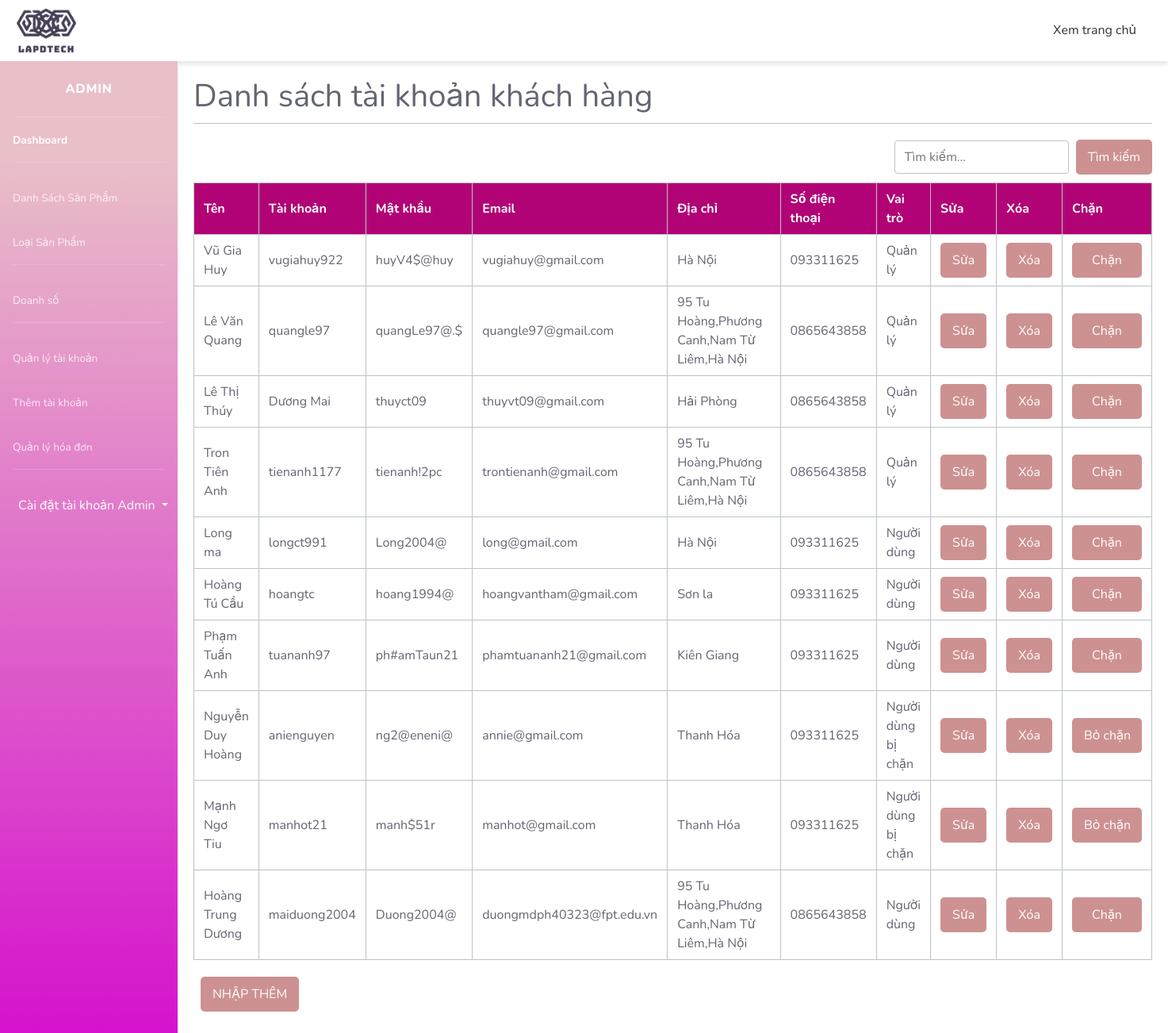
Page /admin/index.php?act=showaccount (signed in) on the committed database.
### tables this page shows
CREATE TABLE `account` (
  `acc_id` int(11) NOT NULL,
  `acc_user` varchar(255) NOT NULL,
  `acc_pass` varchar(255) NOT NULL,
  `acc_email` varchar(255) NOT NULL,
  `acc_name` varchar(255) NOT NULL,
  `acc_address` varchar(255) NOT NULL,
  `acc_tel` varchar(255) NOT NULL,
  `role` int(11) NOT NULL
);

CREATE TABLE `role_of_account` (
  `role_id` int(11) NOT NULL,
  `role_name` varchar(255) NOT NULL
);

### admin/controllers/admin.php (called while the page is built, shortened)
<?php
include "layout/hearder.php";
include "layout/slide.php";
include "Model/pdo.php";
include "Model/account.php";
?>

### admin/Model/pdo.php (called while the page is built, shortened)
<?php
function pdo_get_connection(){
    $servername = "localhost";
    $username = "root";
    $password = "";
    try {
        $conn = new PDO("mysql:host=$servername;dbname=book", $username, $password);
        $conn->setAttribute(PDO::ATTR_ERRMODE, PDO::ERRMODE_EXCEPTION);
        return $conn;
    } catch(PDOException $e) {
        echo "Connection failed: " . $e->getMessage();
    }
}
function pdo_query($sql){
    $sql_args=array_slice(func_get_args(),1);
    try{
        $conn=pdo_get_connection();
        $stmt=$conn->prepare($sql);
        $stmt->execute($sql_args);
        $rows=$stmt->fetchAll();
        return $rows;
    }
    catch(PDOException $e){
        throw $e;
    }
    finally{
        unset($conn);
    }
}
?>

### admin/Model/account.php (called while the page is built, shortened)
<?php
function loadall_account_user($kyw = "")
{
    $sql = "SELECT a.acc_id,a.acc_user,a.acc_pass,acc_email,a.acc_name,a.acc_address,acc_tel, r.role_name,a.role
    FROM account a
    LEFT JOIN role_of_account r ON a.role = r.role_id where a.role = 2 OR a.role = 3 OR a.role = 4";
    $listaccount=pdo_query($sql);
    return $listaccount;
}
?>

### admin/Account/show_account.php (the view)
<div class="admin-content">
    <h1>Danh sách tài khoản khách hàng</h1>
    <div class="row2 form_content ">
        <form action="index.php?act=showaccount" method="POST" enctype="multipart/form-data">
            <div class="search-container">
                <input type="text" placeholder="Tìm kiếm..." class="search-input" name="kyw">
                <input type="submit" value="Tìm kiếm" class="search-btn" name="listok">
            </div>
        </form>
        <table>
            <thead>
                <tr>
                    <th>Tên</th>
                    <th>Tài khoản</th>
                    <th>Mật khẩu</th>
                    <th>Email</th>
                    <th>Địa chỉ</th>
                    <th>Số điện thoại</th>
                    <th>Vai trò</th>
                    <th>Sửa</th>
                    <th>Xóa</th>
                    <th>Chặn</th>
                </tr>
            </thead>
            <tbody>
                <?php
                foreach ($listaccount as $account) {
                    extract($account);
                    $suatk = "index.php?act=updateaccount&acc_id=" . $acc_id;
                    $xoatk = "index.php?act=xoaaccount&acc_id=" . $acc_id;
                    if ($role == 4) {
                        $text = "Bỏ chặn";
                        $nutblock = "index.php?act=unblock&acc_id=".$acc_id;
                    } else {
                        $text = "Chặn";
                        $nutblock = "index.php?act=block&acc_id=".$acc_id;
                    }
                    echo '<tr>
                                <td>' . $acc_name . '</td>
                                <td>' . $acc_user . '</td>
                                <td>' . $acc_pass . '</td>
                                <td>' . $acc_email . '</td>
                                <td style="width: 300px;">' . $acc_address . '</td>
                                <td>' . $acc_tel . '</td>
                                <td>' . $role_name . '</td>
                                <td>
                                    <a href="' . $suatk . '"><input type="button" class="submit-btn" value="Sửa"></a>
                                </td>
                                <td>
                                    <a href="' . $xoatk . '"><input type="button" class="submit-btn" value="Xóa"></a>
                                </td>
                                <td>
                                    <a href="' . $nutblock . '"><input type="button" class="submit-btn" value="' . $text . '" style="width:88px"></a>
                                </td>
                            </tr>';
                }
                ?>
            </tbody>
        </table>
    </div>
    <div class="row">
        <a href="index.php?act=addaccount"> <input class="submit-btn" id="btn" type="button" value="NHẬP THÊM"></a>
    </div>

### admin/layout/hearder.php (shortened to what this page needs)
<!DOCTYPE html>
<html lang="en">
<head>
<link rel="stylesheet" href="https://stackpath.bootstrapcdn.com/bootstrap/4.5.2/css/bootstrap.min.css">
    <link href="css/sb-admin-2.min.css" rel="stylesheet">
    <link href="css/style.css" rel="stylesheet">
</head>
<body>
    <div class="menu-container">
        <div class="left-menu">
            <div class="menu-logo">
                <a href="../index.php?act=home">
                    <img src="../assets/img/logo/laptech.png" alt="Logo" />
            </div>
        </div>
        <nav class="menu-nav">
            <ul>
                <li><a href="../index.php?act=home">Xem trang chủ</a></li>
            </ul>
        </nav>
    </div>

### admin/layout/slide.php (shortened to what this page needs)
<main>
    <div id="wrapper">
        <ul class="navbar-nav bg-gradient-primary sidebar sidebar-dark accordion" id="accordionSidebar">
            <a class="sidebar-brand d-flex align-items-center justify-content-center" href="index.php?act=home">
                <div class="sidebar-brand-text mx-3">Admin</div>
            </a>
            <hr class="sidebar-divider my-0">
            <li class="nav-item active">
                <a class="nav-link" href="index.php?act=home">
                    <span>Dashboard</span></a>
            </li>
            <hr class="sidebar-divider d-none d-md-block">
            <li class="nav-item">
                <a class="nav-link collapsed" href="index.php?act=listsp" data-target="#collapseTwo" aria-expanded="true" aria-controls="collapseTwo">
                    <span>Danh Sách Sản Phẩm</span>
                </a>
            </li>
            <li class="nav-item">
                <a class="nav-link collapsed" href="index.php?act=listdm" data-target="#collapseUtilities" aria-expanded="true" aria-controls="collapseUtilities">
                    <span>Loại Sản Phẩm</span>
                </a>
            </li>
            <hr class="sidebar-divider d-none d-md-block">
            <li class="nav-item">
                <a class="nav-link collapsed" href="index.php?act=thongkepage" data-target="#collapsePages" aria-expanded="true" aria-controls="collapsePages">
                    <span>Doanh số</span>
                </a>
            </li>
            <hr class="sidebar-divider d-none d-md-block">
            <li class="nav-item">
                <a class="nav-link" href="index.php?act=showaccount">
                    <span>Quản lý tài khoản</span></a>
            </li>
            <li class="nav-item">
                <a class="nav-link" href="index.php?act=addaccount">
                    <span>Thêm tài khoản</span></a>
            </li>
            <li class="nav-item">
                <a class="nav-link" href="index.php?act=showbill">
                    <span>Quản lý hóa đơn</span></a>
            </li>
            <hr class="sidebar-divider d-none d-md-block">
            <div class="dropdown">
                <button class="btn dropdown-toggle text-white" type="button" id="dropdownMenuButton" data-toggle="dropdown" aria-haspopup="true" aria-expanded="false" >
                Cài đặt tài khoản Admin
                </button>
            </div>
        </ul>
    </div>

### admin/index.php (shortened to what this page needs)
<?php
include "controllers/admin.php";
if (isset($_GET['act']) && ($_GET['act'] != "")) {
    $act = $_GET['act'];
    switch ($act) {
        case "showaccount":
            if (isset($_POST["listok"]) && $_POST["listok"]) {
                $kyw = $_POST["kyw"];
            } else {
                $kyw = '';
            }
            $listaccount = loadall_account_user($kyw);
            include "Account/show_account.php";
            break;
    }
} else {
    include "layout/home.php";
}
include "layout/footer.php";

### admin/layout/footer.php
</main>
</body>
</html>

### admin/css/style.css (style rules this page uses)
.menu-container { display: flex; align-items: center; justify-content: space-between; padding: 10px 20px; background-color: #fff; box-shadow: 0px 4px 6px rgba(0, 0, 0, 0.1); }
.left-menu { display: flex; align-items: center; }
.menu-logo img { width: 77px; height: auto; flex-shrink: 0; }
.menu-nav { margin-left: auto; }
.menu-nav ul { list-style-type: none; padding: 0; margin: 0; display: flex; align-items: center; }
.menu-nav li { margin: 0 10px; }
.menu-nav a, .intro a { text-decoration: none; color: #333; padding: 5px 10px; position: relative; }
.dropdown { position: relative; padding: 10px; color: #000000; text-align: center; }
main { display: flex; }
.admin-content { padding: 20px; flex: auto; }
.admin-content h1 { border-bottom: 1px solid #bdc3c7; padding-bottom: 10px; margin-bottom: 20px; }
.search-container { text-align: right; margin-bottom: 10px; }
.search-input { padding: 8px 12px; margin-right: 5px; border: 1px solid #bdc3c7; border-radius: 4px; }
.search-btn { padding: 10px 15px; background-color: #cd9191; color: #fff; border: none; border-radius: 5px; cursor: pointer; }
table { width: 100%; border-collapse: collapse; }
table, th, td { border: 1px solid #bdc3c7; }
th, td { padding: 8px 12px; text-align: left; }
th { background-color: #b10375; color: #ffffff; }
.submit-btn, .add-btn, .delete-btn, .edit-btn { padding: 10px 15px; background-color:#cd9191; color: #fff; border: none; border-radius: 5px; cursor: pointer; }
#btn { margin: 21px; }
form { width: 100%; margin: 0; padding: 0; border: none; }

### rows in the picture
account: acc_name "Vũ Gia Huy", acc_user "vugiahuy922", acc_pass "huyV4$@huy", acc_email "vugiahuy@gmail.com", acc_address "Hà Nội", acc_tel "093311625", role.role_name "Quản lý", role "Chặn"
account: acc_name "Lê Văn Quang", acc_user "quangle97", acc_pass "quangLe97@.$", acc_email "quangle97@gmail.com", acc_address "95 Tu Hoàng,Phương Canh,Nam Từ Liêm,Hà Nội", acc_tel "0865643858", role.role_name "Quản lý", role "Chặn"
account: acc_name "Lê Thị Thúy", acc_user "Dương Mai", acc_pass "thuyct09", acc_email "thuyvt09@gmail.com", acc_address "Hải Phòng", acc_tel "0865643858", role.role_name "Quản lý", role "Chặn"
account: acc_name "Tron Tiên Anh", acc_user "tienanh1177", acc_pass "tienanh!2pc", acc_email "trontienanh@gmail.com", acc_address "95 Tu Hoàng,Phương Canh,Nam Từ Liêm,Hà Nội", acc_tel "0865643858", role.role_name "Quản lý", role "Chặn"
account: acc_name "Long ma", acc_user "longct991", acc_pass "Long2004@", acc_email "long@gmail.com", acc_address "Hà Nội", acc_tel "093311625", role.role_name "Người dùng", role "Chặn"
account: acc_name "Hoàng Tú Cầu", acc_user "hoangtc", acc_pass "hoang1994@", acc_email "hoangvantham@gmail.com", acc_address "Sơn la", acc_tel "093311625", role.role_name "Người dùng", role "Chặn"
account: acc_name "Phạm Tuấn Anh", acc_user "tuananh97", acc_pass "ph#amTaun21", acc_email "phamtuananh21@gmail.com", acc_address "Kiên Giang", acc_tel "093311625", role.role_name "Người dùng", role "Chặn"
account: acc_name "Nguyễn Duy Hoàng", acc_user "anienguyen", acc_pass "ng2@eneni@", acc_email "annie@gmail.com", acc_address "Thanh Hóa", acc_tel "093311625", role.role_name "Người dùng bị chặn", role "Bỏ chặn"
account: acc_name "Mạnh Ngơ Tiu", acc_user "manhot21", acc_pass "manh$51r", acc_email "manhot@gmail.com", acc_address "Thanh Hóa", acc_tel "093311625", role.role_name "Người dùng bị chặn", role "Bỏ chặn"
account: acc_name "Hoàng Trung Dương", acc_user "maiduong2004", acc_pass "Duong2004@", acc_email "duongmdph40323@fpt.edu.vn", acc_address "95 Tu Hoàng,Phương Canh,Nam Từ Liêm,Hà Nội", acc_tel "0865643858", role.role_name "Người dùng", role "Chặn"
